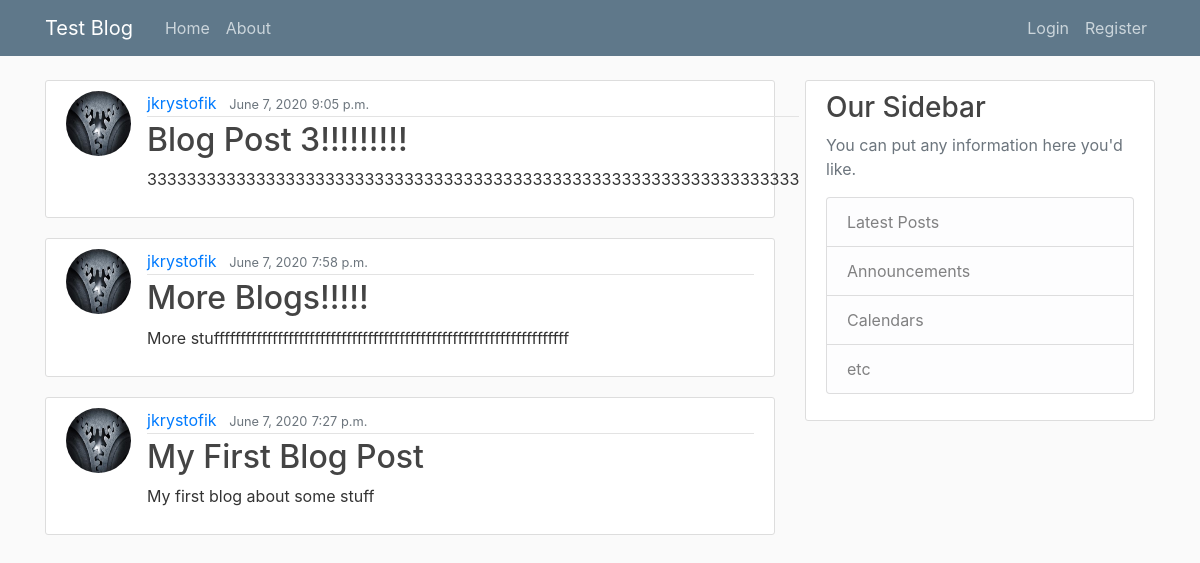
/, run on an earlier commit of the app's database.
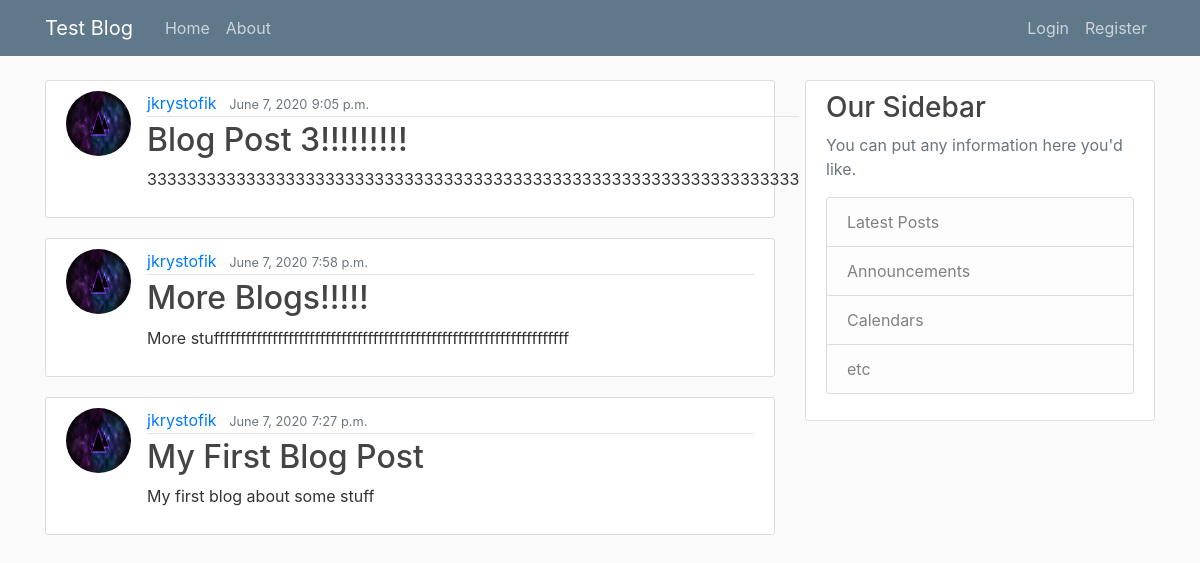
And on a later commit of the database.
### test_blog/models.py (models this page shows, shortened)
class BlogPost(models.Model):
    author = models.ForeignKey(User, on_delete=models.CASCADE)
    date_posted = models.DateField(default=timezone.now)
    time_posted = models.TimeField(default=timezone.now)
    title = models.CharField(max_length=100)
    content = models.TextField()

### users/models.py (models this page shows, shortened)
class Profile(models.Model):
    user = models.OneToOneField(User, on_delete=models.CASCADE)
    image = models.ImageField(default='default_user.jpg',
                              upload_to='profile_pics')

### test_blog/views.py (the view)
# urls.py: path('', PostListView.as_view(), name='test_blog-home'),
class PostListView(ListView):
    model = BlogPost
    template_name = 'test_blog_index.html'
    context_object_name = 'posts'
    ordering = ['-date_posted', '-time_posted']

### test_blog/templates/test_blog_index.html
{% extends 'site_base.html' %}
{% block content %}
    {% for post in posts %}
        <article class="media content-section">
            <img class="rounded-circle article-img" src="{{ post.author.profile.image.url }}" alt="User Profile Pic">
            <div class="media-body">
                <div class="article-metadata">
                    <a class="mr-2" href="#">{{ post.author }}</a>
                    <small class="text-muted">{{ post.date_posted }}</small>
                    <small class="text-muted post_time">{{ post.time_posted }}</small>
                </div>
                <h2><a class="article-title" href="{% url 'post-detail' post.id %}">{{ post.title }}</a></h2>
                <p class="article-content">{{ post.content }}</p>
            </div>
        </article>
    {% endfor %}
{% endblock content %}

### test_blog/templates/site_base.html (shortened to what this page needs)
{% load static %}
<!DOCTYPE html>
 <html class="no-js">
<html lang="en">
  <head>
    <link rel="stylesheet" href="https://maxcdn.bootstrapcdn.com/bootstrap/4.0.0/css/bootstrap.min.css">
    <link rel="stylesheet" type="text/css" href="{% static 'css/test_blog.css' %}"></link>
  </head>
  <body>
    <header class="site-header">
        <nav class="navbar navbar-expand-md navbar-dark bg-steel fixed-top">
            <div class="container">
                <a class="navbar-brand mr-4" href="{% url 'test_blog-home' %}">Test Blog</a>
                <div class="collapse navbar-collapse" id="navbarToggle">
                    <div class="navbar-nav mr-auto">
                        <a class="nav-item nav-link" href="{% url 'test_blog-home' %}">Home</a>
                        <a class="nav-item nav-link" href="{% url 'test_blog-about' %}">About</a>
                    </div>
                    <div class="navbar-nav">
                        {% if user.is_authenticated %}
                            <a class="nav-item nav-link" href="{% url 'user-profile' %}">{{ user.username }}</a>
                            <a class="nav-item nav-link" href="{% url 'post-create' %}">New Post</a>
                            <a class="nav-item nav-link" href="{% url 'logout' %}">Logout</a>
                        {% else %}
                            <a class="nav-item nav-link" href="{% url 'login' %}">Login</a>
                            <a class="nav-item nav-link" href="{% url 'user-reg' %}">Register</a>
                        {% endif %}
                    </div>
                </div>
            </div>
        </nav>
    </header>
    <main role="main" class="container">
        <div class="row">
            <div class="col-md-8">
                {% block content %}{% endblock %}
            </div>
            <div class="col-md-4">
                <div class="content-section">
                    <h3 id="test">Our Sidebar</h3>
                    <p class='text-muted'>You can put any information here you'd like.
                        <ul class="list-group">
                            <li class="list-group-item list-group-item-light">Latest Posts</li>
                            <li class="list-group-item list-group-item-light">Announcements</li>
                            <li class="list-group-item list-group-item-light">Calendars</li>
                            <li class="list-group-item list-group-item-light">etc</li>
                        </ul>
                    </p>
                </div>
            </div>
        </div>
    </main>
  </body>
</html>

### test_blog/static/css/test_blog.css (style rules this page uses)
body { background: #fafafa; color: #333333; margin-top: 5rem; }
h1, h2, h3, h4, h5, h6 { color: #444444; }
ul { margin: 0; }
.bg-steel { background-color: #5f788a; }
.site-header .navbar-nav .nav-link { color: #cbd5db; }
.content-section { background: #ffffff; padding: 10px 20px; border: 1px solid #dddddd; border-radius: 3px; margin-bottom: 20px; }
.article-title { color: #444444; }
.article-content { white-space: pre-line; }
.article-img { height: 65px; width: 65px; margin-right: 16px; }
.article-metadata { padding-bottom: 1px; margin-bottom: 4px; border-bottom: 1px solid #e3e3e3 }

What changed in the data, as far as the page shows it:
changed through a linked row, BlogPost "Blog Post 3!!!!!!!!!": author.profile.image: a different picture
changed through a linked row, BlogPost "More Blogs!!!!!": author.profile.image: a different picture
changed through a linked row, BlogPost "My First Blog Post": author.profile.image: a different picture
